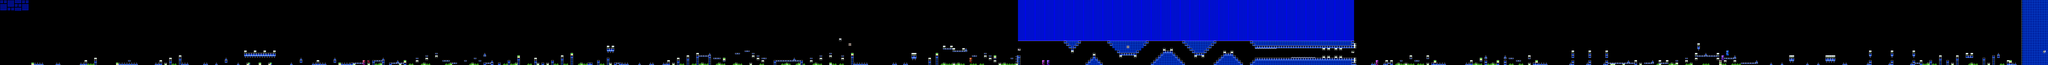

Rendered tile map (Tiled .tmx) drawn with the repository's tilesets; below, a short description and the map source with its tile grids summarised:
An orthogonal 847x27 tile map with 16x16 px tiles, 2 tile layers (SP, ...), 2 tilesets, 2 image layers.

<map version="1.10" tiledversion="1.11.2" orientation="orthogonal" renderorder="right-down" width="847" height="27" tilewidth="16" tileheight="16" infinite="0" nextlayerid="5" nextobjectid="1">
 <editorsettings>
  <chunksize width="16" height="27" />
  <export target="backontrack.csv" format="csv" />
 </editorsettings>
 <tileset firstgid="1" name="famidash" tilewidth="16" tileheight="16" tilecount="256" columns="16">
  <image source="../../../GRAPHICS/famidash.bmp" width="256" height="256" />
 </tileset>
 <tileset firstgid="257" name="sprites" tilewidth="16" tileheight="16" tilecount="256" columns="16">
  <image source="../../../GRAPHICS/sprites.png" width="256" height="256" />
 </tileset>
 <imagelayer id="3" name="Image Layer 1" parallaxx="0.9" parallaxy="0.9" repeatx="1" repeaty="1">
  <image source="../../../GRAPHICS/Old/parallax Blue.bmp" width="144" height="72" />
 </imagelayer>
 <imagelayer id="4" name="Image Layer 2" offsetx="0" offsety="432" repeatx="1">
  <image source="../../../GRAPHICS/ground.bmp" width="64" height="128" />
 </imagelayer>
 <layer id="1" width="847" height="27">
  <data>[22869 cells, 3917 non-empty, 23 distinct tile ids]</data>
 </layer>
 <layer id="2" name="SP" width="847" height="27">
  <data>[22869 cells, 182 non-empty, 26 distinct tile ids]</data>
 </layer>
</map>
